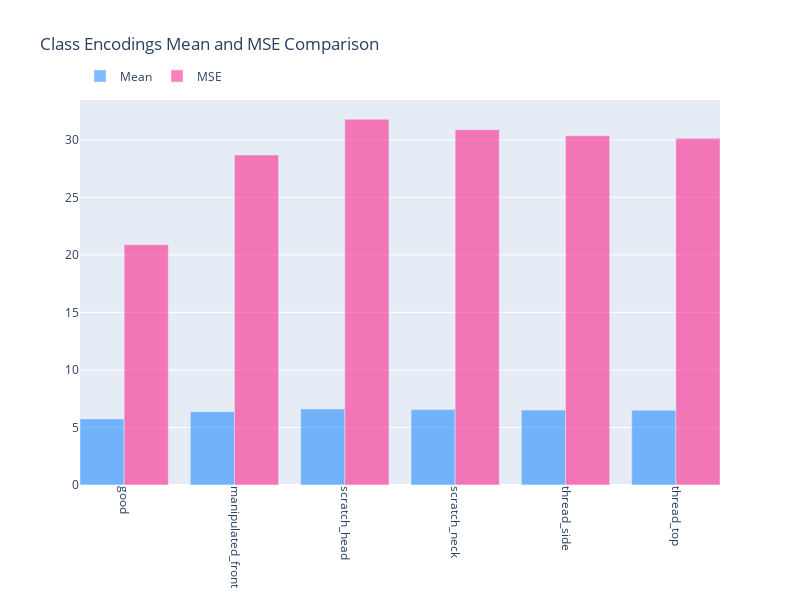

Write notebook code for a chart like this one.
### Code cell
class_encoding = utils.get_class_encodings(benchmark_scaled, test_dataset, device)
class_means, class_mses = utils.calculate_class_stats(class_encoding)
utils.plot_class_stats(class_means, class_mses, class_names)

### Figure 1 — Plotly figure (JSON) as saved in the notebook; plotly's stock layout.template omitted (floating-point values rounded to 4 significant figures)
{"data": [{"marker": {"color": "rgba(0, 123, 255, 0.5)"}, "name": "Mean", "type": "bar", "width": 0.4, "x": [-0.2, 0.8, 1.8, 2.8, 3.8, 4.8], "y": [5.746, 6.377, 6.615, 6.554, 6.509, 6.496]}, {"marker": {"color": "rgba(255, 0, 123, 0.5)"}, "name": "MSE", "type": "bar", "width": 0.4, "x": [0.2, 1.2, 2.2, 3.2, 4.2, 5.2], "y": [20.89, 28.68, 31.79, 30.88, 30.35, 30.14]}], "layout": {"bargap": 0.2, "bargroupgap": 0.1, "barmode": "group", "height": 600, "legend": {"orientation": "h", "x": 0, "y": 1.1}, "title": {"text": "Class Encodings Mean and MSE Comparison"}, "width": 800, "xaxis": {"tickangle": 90, "tickmode": "array", "ticktext": ["good", "manipulated_front", "scratch_head", "scratch_neck", "thread_side", "thread_top"], "tickvals": [0, 1, 2, 3, 4, 5]}}}
